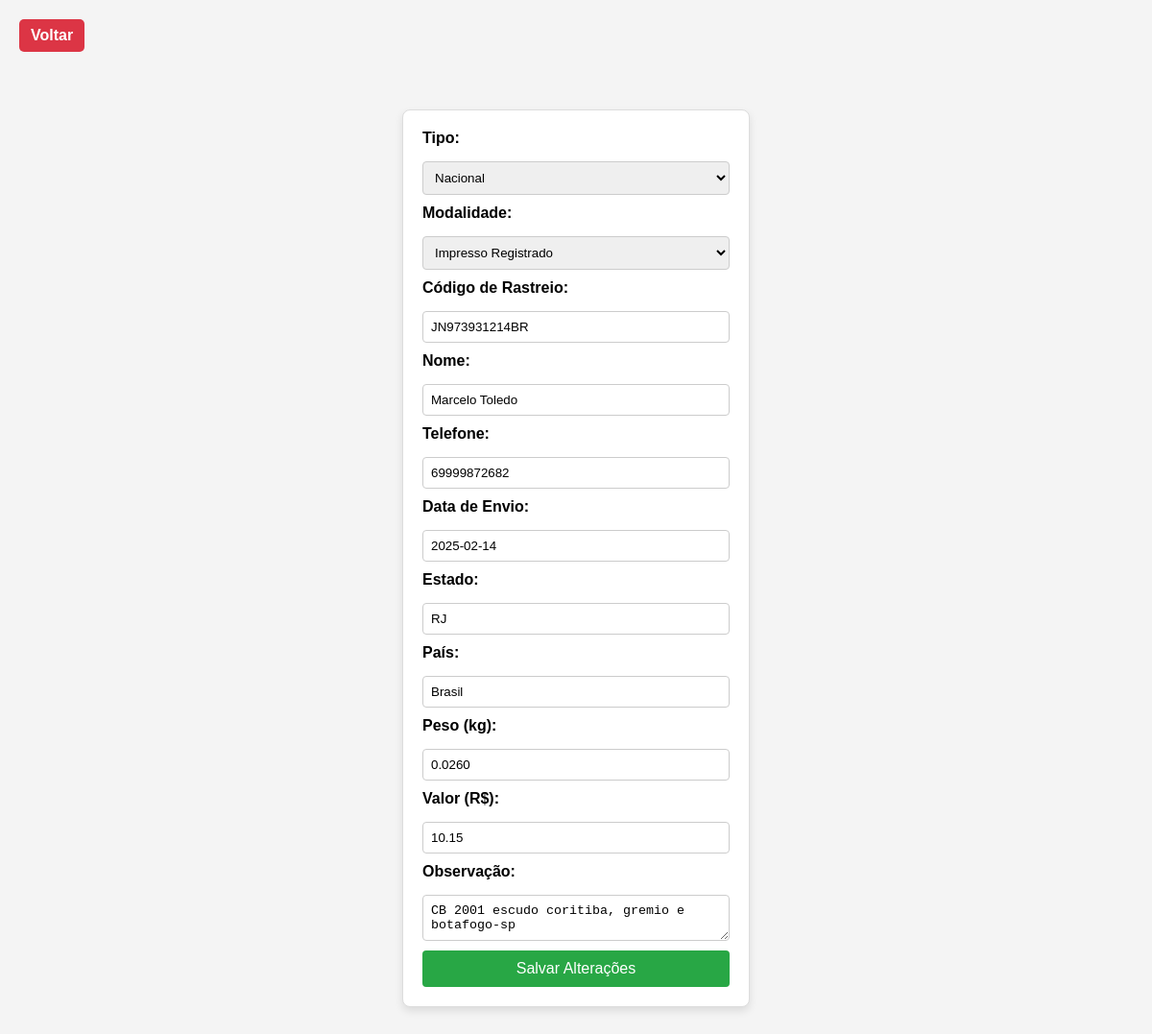
Screenshot of /editar.php?id=1 with the database file from the repository.
### tables this page shows
CREATE TABLE `envios` (
  `id` int(11) NOT NULL,
  `tipo` enum('Nacional','Internacional') NOT NULL,
  `codigo_rastreio` varchar(50) NOT NULL,
  `nome` varchar(100) NOT NULL,
  `telefone` varchar(20) NOT NULL,
  `data_envio` date NOT NULL,
  `estado` varchar(50) NOT NULL,
  `pais` varchar(50) NOT NULL,
  `peso` decimal(10,4) NOT NULL,
  `valor` decimal(10,2) NOT NULL,
  `observacao` text DEFAULT NULL,
  `status` varchar(50) DEFAULT 'Pendente',
  `modalidade` varchar(50) DEFAULT NULL,
  `feedback` enum('positivo','neutro','negativo') DEFAULT NULL
);

### editar.php (the view, shortened to what this page needs)
<?php
include 'conexao.php';
$id = $_GET['id'];
$sql = "SELECT * FROM envios WHERE id = ?";
$stmt = $conn->prepare($sql);
$stmt->bind_param("i", $id);
$stmt->execute();
$result = $stmt->get_result();
$envio = $result->fetch_assoc();
?>
<!DOCTYPE html>
<html lang="pt-br">
<head>
    <link rel="stylesheet" href="style.css">
</head>
<body>
    <a href="index.php" class="btn-voltar">Voltar</a>
    <form action="processa_edicao.php" method="post" class="form-cadastro">
        <label>Tipo:</label>
        <select name="tipo">
            <option value="Nacional" <?= $envio['tipo'] == 'Nacional' ? 'selected' : '' ?>>Nacional</option>
        </select>
        <label>Modalidade:</label>
        <select name="modalidade">
            <option value="Impresso Registrado" <?= $envio['modalidade'] == 'Impresso Registrado' ? 'selected' : '' ?>>Impresso Registrado</option>
        </select>
        <label>Código de Rastreio:</label>
        <input type="text" name="codigo_rastreio" value="<?= $envio['codigo_rastreio'] ?>" required>
        <label>Nome:</label>
        <input type="text" name="nome" value="<?= $envio['nome'] ?>" required>
        <label>Telefone:</label>
        <input type="text" name="telefone" value="<?= $envio['telefone'] ?>" maxlength="14" required>
        <label>Data de Envio:</label>
        <input type="text" name="data_envio" value="<?= $envio['data_envio'] ?>" maxlength="10" required>
        <label>Estado:</label>
        <input type="text" name="estado" value="<?= $envio['estado'] ?>" required>
        <label>País:</label>
        <input type="text" name="pais" value="<?= $envio['pais'] ?>" required>
        <label>Peso (kg):</label>
        <input type="number" name="peso" value="<?= $envio['peso'] ?>" step="0.001" required>
        <label>Valor (R$):</label>
        <input type="number" name="valor" value="<?= $envio['valor'] ?>" step="0.01" required>
        <label>Observação:</label>
        <textarea name="observacao"><?= $envio['observacao'] ?></textarea>
        <button type="submit">Salvar Alterações</button>
    </form>
</body>
</html>

### style.css (style rules this page uses)
body { font-family: Arial, sans-serif; background-color: #f4f4f4; margin: 20px; }
.btn-voltar { display: inline-block; margin-bottom: 10px; background: #dc3545; color: #fff; padding: 8px 12px; border-radius: 5px; text-decoration: none; font-weight: bold; }
.form-cadastro { display: flex; flex-direction: column; gap: 10px; width: 320px; margin: 50px auto; padding: 20px; background: #fff; border-radius: 8px; box-shadow: 0px 4px 8px rgba(0, 0, 0, 0.1); border: 1px solid #ddd; }
.form-cadastro label { font-weight: bold; margin-bottom: 5px; }
.form-cadastro input, .form-cadastro select, .form-cadastro textarea { padding: 8px; border: 1px solid #ccc; border-radius: 4px; width: 100%; box-sizing: border-box; }
.form-cadastro button { background: #28a745; color: #fff; padding: 10px; border: none; border-radius: 4px; cursor: pointer; font-size: 16px; }

### rows the page displays
envios: tipo "Nacional", modalidade "Impresso Registrado", codigo_rastreio "JN973931214BR", nome "Marcelo Toledo", telefone "69999872682", data_envio "2025-02-14", estado "RJ", pais "Brasil", peso "0.0260", valor "10.15", observacao "CB 2001 escudo coritiba, gremio e botafogo-sp"
